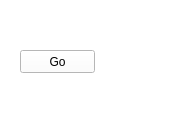
<?xml version="1.0" encoding="UTF-8"?>
<ui version="4.0">
 <class>MemoryLoading</class>
 <widget class="QWidget" name="MemoryLoading">
  <property name="geometry">
   <rect>
    <x>0</x>
    <y>0</y>
    <width>188</width>
    <height>121</height>
   </rect>
  </property>
  <property name="windowTitle">
   <string>Form</string>
  </property>
  <property name="styleSheet">
   <string notr="true">background-color: rgb(255, 255, 255);</string>
  </property>
  <widget class="QPushButton" name="pushButton">
   <property name="geometry">
    <rect>
     <x>20</x>
     <y>50</y>
     <width>75</width>
     <height>23</height>
    </rect>
   </property>
   <property name="text">
    <string>Go</string>
   </property>
  </widget>
 </widget>
 <resources/>
 <connections/>
</ui>
